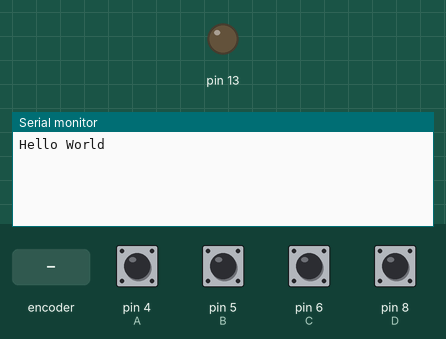
Simulated run of this sketch. Board: Arduino Uno, built with avr-gcc and run on an emulated ATmega328P. Shown: output pins drawn as LEDs (lit = HIGH), the last lines printed to the serial monitor. The test bench sets the inputs (shaded band); at power-on: pin 4 (A), pin 5 (B), pin 6 (C), pin 8 (D) HIGH.

Above: at 1.2 s.
1.3 s: rotary encoder on pin 4 (A) / pin 5 (B) turned 1 step (first pin leading)
At 2.7 s:
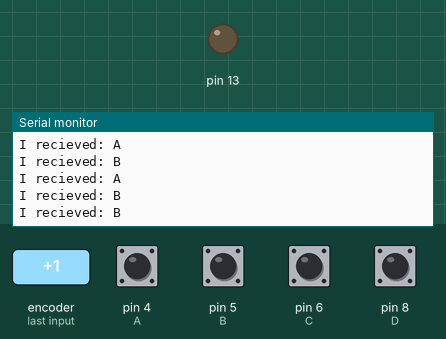
3.0 s: pin 6 (C) pulled LOW for 0.15 s
At 3.8 s:
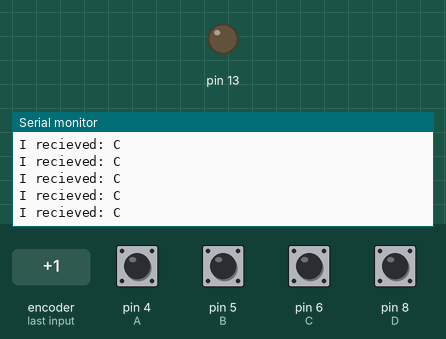
4.6 s: pin 8 (D) pulled LOW for 0.15 s
At 5.9 s:
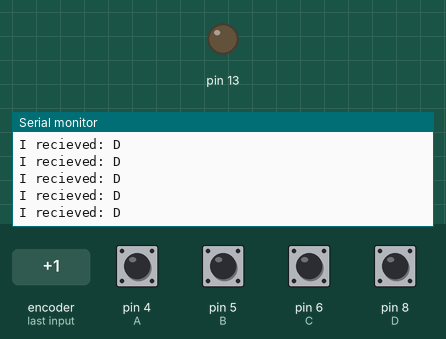
6.2 s: pin 6 (C) driven LOW and pin 8 (D) driven LOW
At 6.9 s:
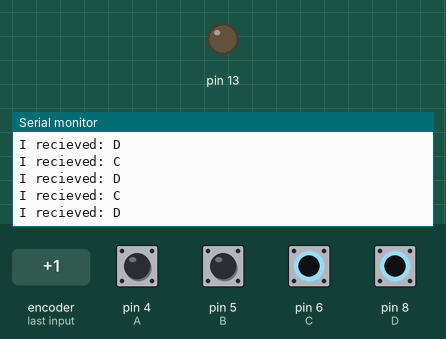

The sketch:

serial_communication_button_press.ino
```cpp
int A = 4;
int B = 5;
int C = 6;
int D = 8;

void setup() {
  Serial.begin(9600);
  pinMode(13, OUTPUT);
  digitalWrite(13, LOW);
  pinMode(A, INPUT);
  pinMode(B, INPUT);
  pinMode(C, INPUT);
  pinMode(D, INPUT);
  digitalWrite(A, HIGH);
  digitalWrite(B, HIGH);
  digitalWrite(C, HIGH);
  digitalWrite(D, HIGH);
  Serial.println("Hello World");
}

void loop() {
  if (! digitalRead(A)) {
    Serial.println("I recieved: A");
  }
  if(! digitalRead(B)) {
    Serial.println("I recieved: B");
  }
  if(! digitalRead(C)) {
    Serial.println("I recieved: C");
  }
  if(! digitalRead(D)) {
    Serial.println("I recieved: D");
  }
}
```

Measured:
- after the input at 1.3 s, the serial monitor: prints a new line at once (image 1)
- after the input at 3.0 s, the serial monitor: prints a new line at once (image 2)
- after the input at 4.6 s, the serial monitor: prints a new line at once (image 3)
